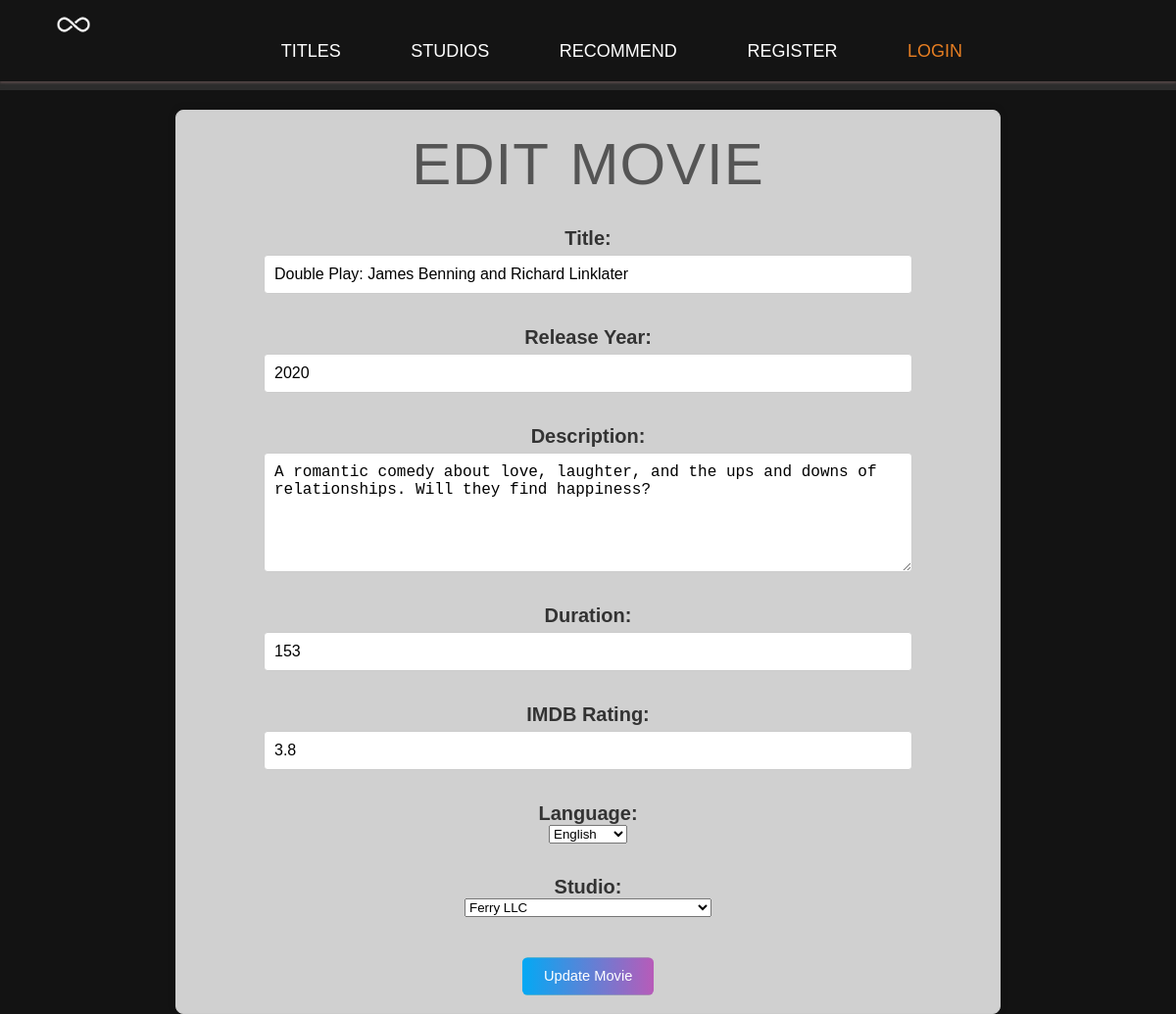
Page /frontEnd/edit.php?id=2 on the committed database.
### tables this page shows
CREATE TABLE `titles` (
  `title_id` int(11) NOT NULL AUTO_INCREMENT,
  `name` varchar(255) NOT NULL,
  `release_year` varchar(4) NOT NULL,
  `description` varchar(255) NOT NULL,
  `duration` int(11) NOT NULL,
  `IMDB_rating` decimal(3,1) DEFAULT NULL,
  `is_movie` tinyint(4) NOT NULL DEFAULT 1,
  `language_id` int(11) DEFAULT NULL,
  `studio_id` int(11) DEFAULT NULL,
  PRIMARY KEY (`title_id`),
  KEY `fk_title_language_idx` (`language_id`),
  KEY `fk_title_studio_idx` (`studio_id`),
  CONSTRAINT `fk_title_language` FOREIGN KEY (`language_id`) REFERENCES `languages` (`language_id`) ON DELETE SET NULL ON UPDATE CASCADE,
  CONSTRAINT `fk_title_studio` FOREIGN KEY (`studio_id`) REFERENCES `studios` (`studio_id`) ON DELETE SET NULL ON UPDATE CASCADE
);

### frontEnd/edit.php (the view, shortened to what this page needs)
<!doctype html>
<html>
<head>
    <link rel="stylesheet" type="text/css" href="css/Style.css">
    <link rel="stylesheet" type="text/css" href="css/edit.css">
</head>
<body>
<header>
    <?php include('nav.php'); ?>
</header>
<main>
    <h1>Edit Movie</h1>
    <?php
    $conn = new mysqli(DB_SERVER, DB_USER, DB_PASSWORD, DB_NAME);
    $title_id = $_GET['id'];
    $sql = "SELECT * FROM titles WHERE title_id='$title_id'";
    $result = $conn->query($sql);
    if ($result->num_rows > 0) {
        $row = $result->fetch_assoc();
        $languages = $conn->query("SELECT language_id, name FROM languages");
        $studios = $conn->query("SELECT studio_id, name FROM studios");
        ?>
        <form action="edit.php" method="post">
            <label for="name">Title:</label>
            <input type="text" id="name" name="name" value="<?php echo $row['name']; ?>" required><br>
            <label for="release_year">Release Year:</label>
            <input type="number" id="release_year" name="release_year" value="<?php echo $row['release_year']; ?>" required><br>
            <label for="description">Description:</label>
            <textarea id="description" name="description" required><?php echo $row['description']; ?></textarea><br>
            <label for="duration">Duration:</label>
            <input type="number" id="duration" name="duration" value="<?php echo $row['duration']; ?>" required><br>
            <label for="IMDB_rating">IMDB Rating:</label>
            <input type="number" step="0.1" id="IMDB_rating" name="IMDB_rating" value="<?php echo $row['IMDB_rating']; ?>" required><br>
            <label for="language_id">Language:</label>
            <select id="language_id" name="language_id" required>
                <?php
                if ($languages->num_rows > 0) {
                    while($language = $languages->fetch_assoc()) {
                        $selected = $language['language_id'] == $row['language_id'] ? "selected" : "";
                        echo "<option value='{$language['language_id']}' $selected>{$language['name']}</option>";
                    }
                } else {
                    echo "<option value=''>No languages found</option>";
                }
                ?>
            </select><br>
            <label for="studio_id">Studio:</label>
            <select id="studio_id" name="studio_id" required>
                <?php
                if ($studios->num_rows > 0) {
                    while($studio = $studios->fetch_assoc()) {
                        $selected = $studio['studio_id'] == $row['studio_id'] ? "selected" : "";
                        echo "<option value='{$studio['studio_id']}' $selected>{$studio['name']}</option>";
                    }
                } else {
                    echo "<option value=''>No studios found</option>";
                }
                ?>
            </select><br>
            <input type="submit" value="Update Movie">
        </form>
        <?php
    } else {
        echo "Movie not found";
    }
    ?>
</main>
</body>
</html>

### frontEnd/css/Style.css (style rules this page uses)
header { height: 100vh; }
html { margin: 0px; padding: 0px; box-sizing: border-box; }
body { background-color: #272727; color: #ebebeb; font-family: "Poppins", sans-serif; font-weight: 400; font-style: normal; font-size: 20px; text-rendering: optimizeLegibility; overflow-x: hidden; text-align: center; margin: 0; }
body { background-image: linear-gradient(rgba(0, 0, 0, 0.5), rgba(0, 0, 0, 0.5)), url(../img/BG.png); background-size: cover; background-position: center; height: 100vh; width: 100vw; display: block; }
h1, h2, h3 { font-weight: 400; text-transform: uppercase; }
h1 { margin-top: 0; margin-bottom: 20px; color: #555; font-size: 300%; word-spacing: 4px; letter-spacing: 1px; }
.btn:hover, .btn:active, input[type=submit] { background: linear-gradient(90deg, #03a9f4, #f441a5, #ffeb3b, #03a9f4); background-size: 400%; animation: gradientFlow 8s linear infinite; transform: scale(1.1); }

### frontEnd/css/edit.css (style rules this page uses)
body { font-family: 'Poppins', sans-serif; font-weight: 400; margin: 0; padding: 0; background-image: linear-gradient(rgba(0, 0, 0, 0.5), rgba(0, 0, 0, 0.5)), url(../img/BG.png); background-size: cover; background-position: center; height: 100vh; width: 100vw; color: #ebebeb; text-align: center; overflow-x: hidden; }
header { background-color: rgba(51, 51, 51, 0.8); color: white; padding: 10px 0; max-height: 9%; }
main { max-width: 800px; margin: 20px auto; padding: 20px; background-color: rgba(255, 255, 255, 0.8); border: 1px solid #ccc; border-radius: 8px; box-shadow: 0 0 10px rgba(0, 0, 0, 0.1); }
h1 { color: #555; font-size: 300%; margin-bottom: 20px; }
form { display: flex; flex-direction: column; align-items: center; }
label { margin-top: 10px; font-weight: bold; color: #333; }
input[type="text"], input[type="number"], textarea { width: 80%; padding: 10px; margin-top: 5px; border: 1px solid #ccc; border-radius: 4px; font-size: 1rem; }
textarea { resize: vertical; min-height: 100px; }
input[type="submit"] { background-color: #4CAF50; color: white; padding: 10px 20px; margin-top: 20px; border: none; border-radius: 5px; cursor: pointer; transition: background-color 0.3s ease; }

### rows in the picture
titles: name "Double Play: James Benning and Richard Linklater", release_year "2020", description "A romantic comedy about love, laughter, and the ups and downs of relationships. Will they find happiness?", duration "153", IMDB_rating "3.8"

### other values in the picture
form field language_id "English"
form field studio_id "Ferry LLC"
